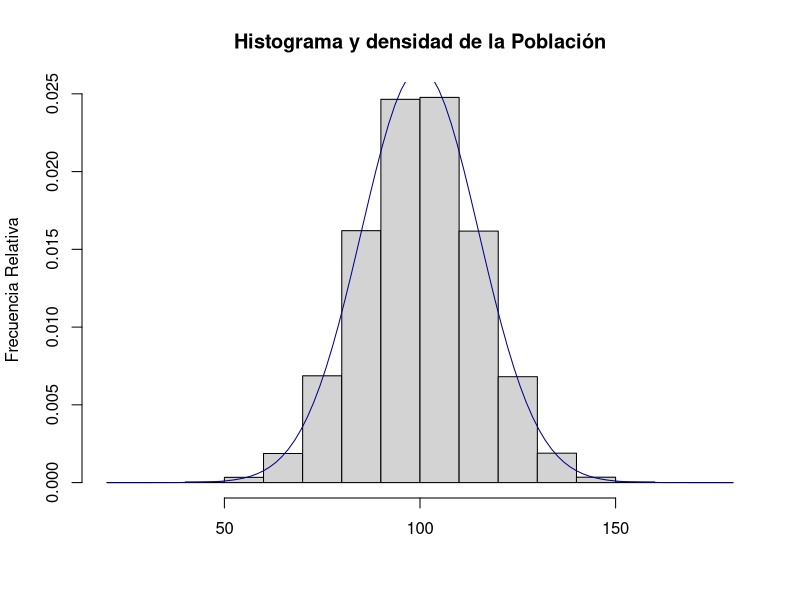
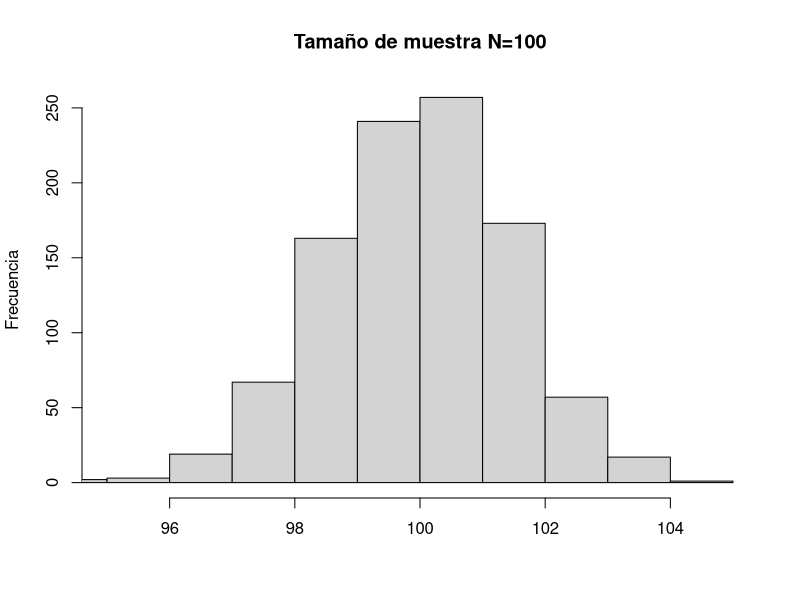
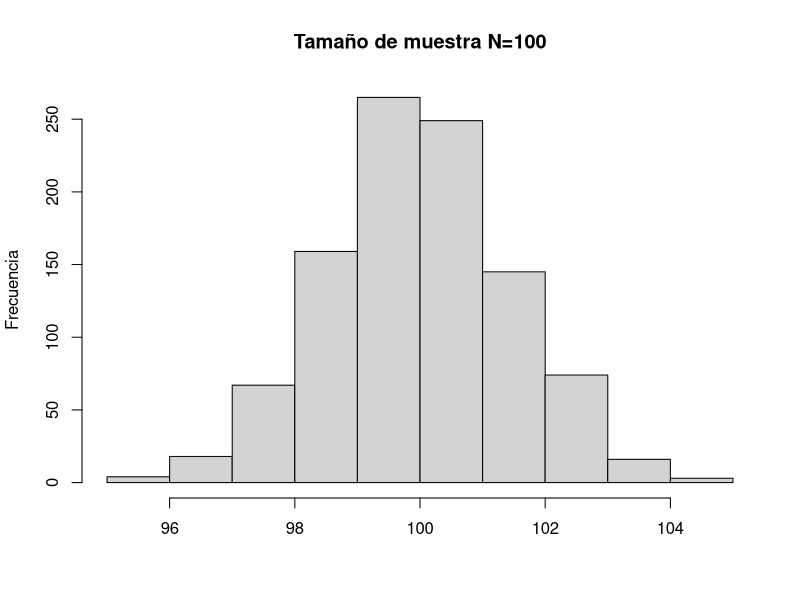
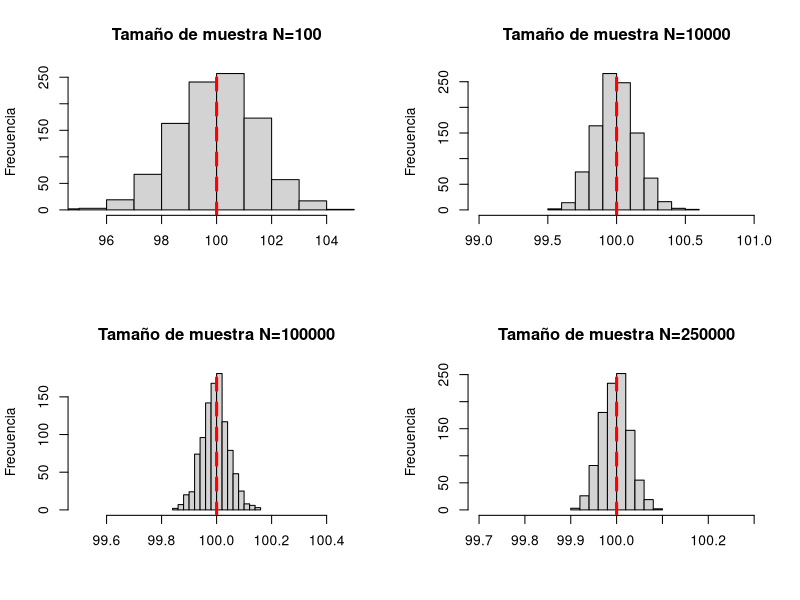

The R source for these figures, in order:
### Distribución de las medias muestrales en el muestreo ###

# A continuación creamos una población de tamaño 1.000.000 que se distribuye como una normal con media 100 y desviación estandar 15

pop <- rnorm(1000000, mean = 100, sd = 15)

# Representamos la población mediante un histograma

hist(pop, freq = FALSE, breaks = 20, main = "Histograma y densidad de la Población", xlab = "", ylab = "Frecuencia Relativa"); curve(dnorm(x, mean = mean(pop), sd = sd(pop)), add=TRUE, col="darkblue")

# Tomamos una muestra de tamaño 100 de la población, es decir, seleccionamos de manera aleatoria 100 elementos de la población

sample1 <- sample(x = pop, size = 100)

#EJERCICIO: Calcule en la consola varias veces la media repitiendo la instrucción anterio y usando la función `mean()`

# Tomamos más muestras de mayor tamaño de la población 

sample2 <- sample(x = pop, size = 10000)
sample3 <- sample(x = pop, size = 100000)
sample4 <- sample(x = pop, size = 250000)

# Vamos a repetir 1000 veces (¡!) el proceso de tomar una muestra de tamaño 100, y para cada muestra calculamos la media. Haremos esto empleando un bucle (loop)

# Definimos primero un vector vacio cuyo tamaño es es igual al número de muestras que deseamos tomar

#NOTA DE R: Un vector no es más que un contenedor de datos homogéneos, como lo que tenemos en la cabeza que es un vector [1,2,3], es el equivalente a un array en Python

medias_100 <- vector(length = 1000)

# Hacemos el bucle que nos permite repetir 1000 veces el proceso de tomar una muestra

#NOTA DE R: El uso de bucles en R no es muy popular o aconsejado, pero para casos no complejos no representa un problema

for (i in seq_along(medias_100)) {
  medias_100[i] <- mean(sample(x = pop, size = 100, replace = TRUE))
}

#NOTA DE R: En lugar de la función `seq_along`se puede usar una notación más convencional en otros lenguajes como for (i in 1..1000) o for (i in 1:1000) o for (i in range(1000)), que significa "repite esta operación en índices que van del 1 al 1000 en saltos de 1" que es una manera sofisticada de decir "repite esta operación 1000 veces"  

# Representamos el histograma

hist(medias_100, main = "Tamaño de muestra N=100", xlab = "", ylab = "Frecuencia", xlim = c(95,105))

#NOTA DE R: En lugar de usar un bucle se puede usar la función `replicate`, una de las funciones de la familia `apply`, las cuales aplican una función a un vector de valores, que es lo mismo que hace un bucle cuando _aplica_ de manera repetida la misma operación a un conjunto de valores representado por un vector. En este caso estamos haciendo algo más sencillo, repetir un número de veces una instrucción encapsulada en una función, en este caso que nos extraiga de manera repetida una muestra de una población y calcule su media. Así que `replicate` en nuestro ejemplo repite 1000 veces la operación descrita arriba.
#Este tipo de operaciones se realiza muchas veces en estadística, ya que de esa manera hacemos _simulaciones_, repetir muchas veces realizaciones de una distribución de probabilidad o un fenómeno cuyo resultado sea incierto (lanzar un dado 50000 veces)

medias_100_2 <- replicate(expr = mean(sample(x = pop, size = 100, replace = TRUE)), n = 1000)

hist(medias_100_2, main = "Tamaño de muestra N=100", xlab = "", ylab = "Frecuencia", xlim = c(95,105))

#EJERCICIO: ¿Como interpreta el histograma? ¿Representa una distribución de qué?

#EJERCICIO: ¿Como interpreta la media?

#EJERCICIO: ¿Qué diferencias en término de amplitud observa con la distribución de la población?

#Repetimos el ejercicio anterior con muestras de mayor tamaño

medias_10000 <- vector(length = 1000)
for (i in seq_along(medias_10000)) {
  medias_10000[i] <- mean(sample(x = pop, size = 10000, replace = TRUE))
}

medias_100000 <- vector(length = 1000)
for (i in seq_along(medias_100000)) {
  medias_100000[i] <- mean(sample(x = pop, size = 100000, replace = TRUE))
}

medias_250000 <- vector(length = 1000)
for (i in seq_along(medias_250000)) {
  medias_250000[i] <- mean(sample(x = pop, size = 250000, replace = TRUE))
}

# Representamos graficamente los 4 ejercicios

#graphics.off()

par(mfrow=c(2,2))
hist(medias_100, main = "Tamaño de muestra N=100", xlab = "", ylab = "Frecuencia", xlim = c(95,105));abline(v = 100, lty = 2, lwd = 3, col = "red")
hist(medias_10000, main = "Tamaño de muestra N=10000", xlab = "", ylab = "Frecuencia", xlim = c(99,101));abline(v = 100, lty = 2, lwd = 3, col = "red")
hist(medias_100000, main = "Tamaño de muestra N=100000", xlab = "", ylab = "Frecuencia", xlim = c(99.5,100.5));abline(v = 100, lty = 2, lwd = 3, col = "red")
hist(medias_250000, main = "Tamaño de muestra N=250000", xlab = "", ylab = "Frecuencia", xlim = c(99.7,100.3));abline(v = 100, lty = 2, lwd = 3, col = "red")

#EJERCICIO: ¿Qué puede comentar acerca de como evoluciona la amplitud de las distribuciones a medida que aumenta el tamaño de la muestra?

#EJERCICIO: ¿Cual es la interpretación estadística de lo anterior?